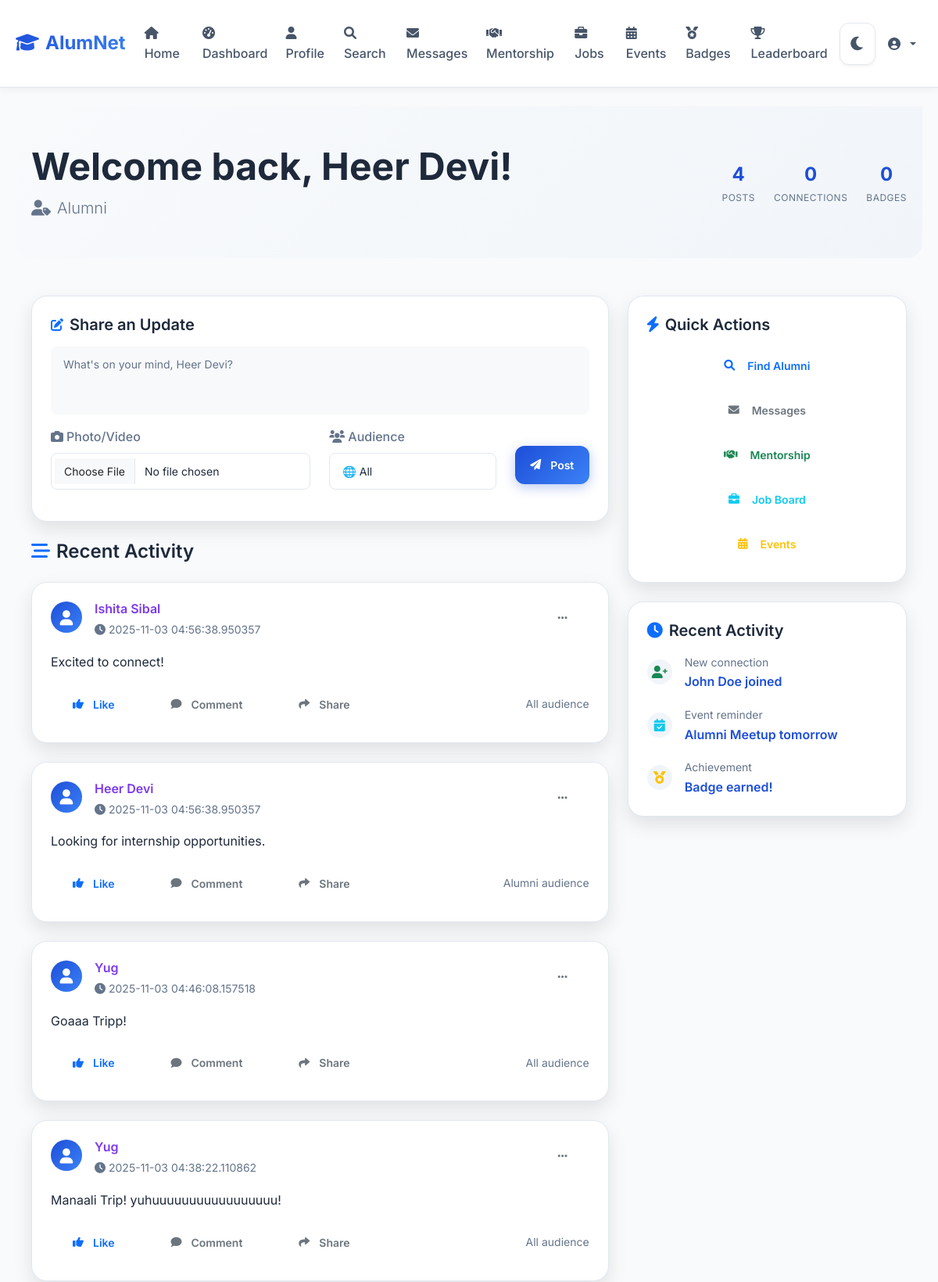
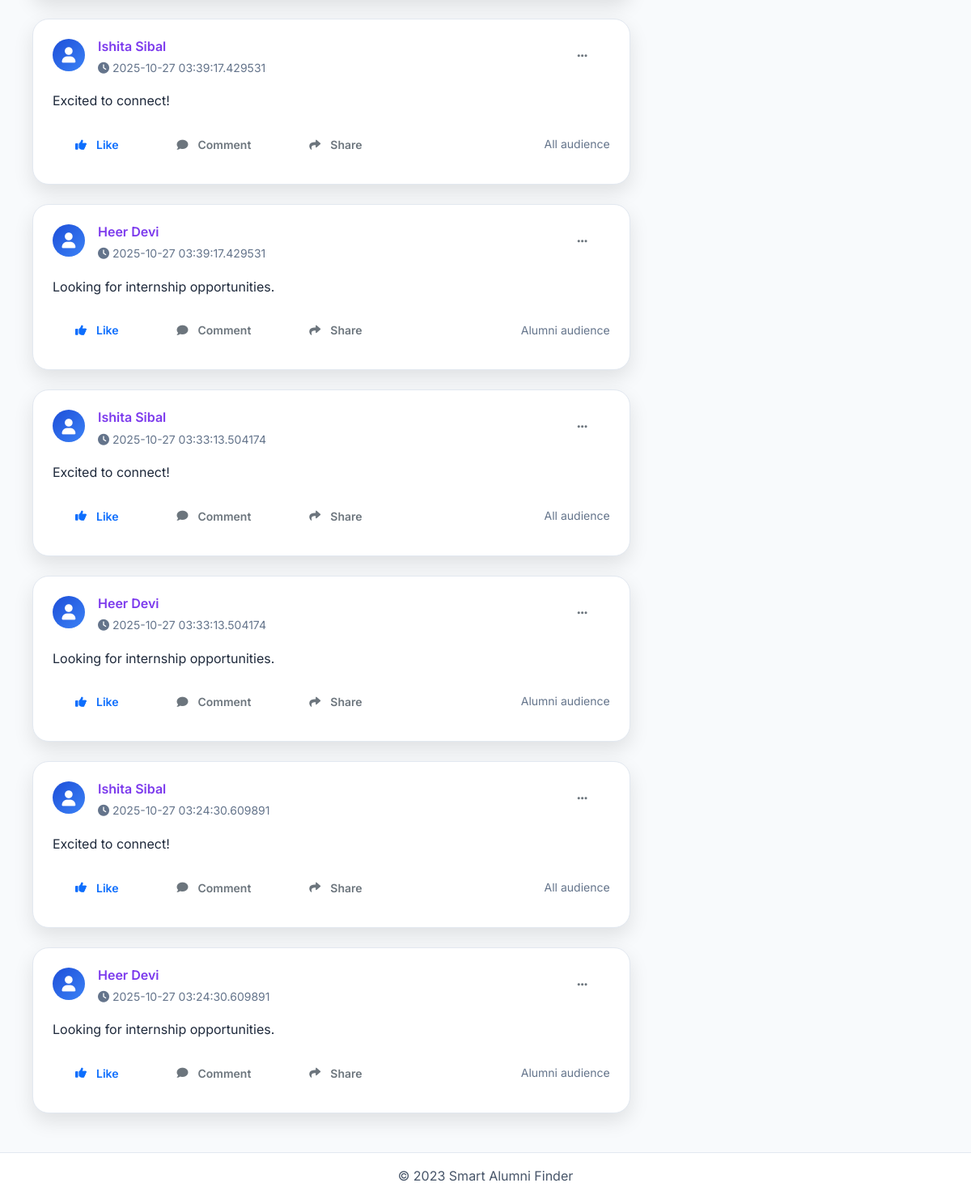
Page /dashboard (signed in) on the committed database (2 pictures, top to bottom).
### models.py (models this page shows, shortened)
class User(db.Model):
    id = db.Column(db.Integer, primary_key=True)
    username = db.Column(db.String(80), unique=True, nullable=False)
    email = db.Column(db.String(120), unique=True, nullable=False)
    password = db.Column(db.String(120), nullable=False)
    role = db.Column(db.String(20), nullable=False)  # student, alumni, faculty
    alumni_id = db.Column(db.String(20), unique=True, nullable=True)  # For alumni
    faculty_id = db.Column(db.String(20), unique=True, nullable=True)  # For faculty
    batch_year = db.Column(db.Integer, nullable=True)
    skills = db.Column(db.Text, nullable=True)  # comma-separated
    created_at = db.Column(db.DateTime, default=datetime.utcnow)

class Post(db.Model):
    id = db.Column(db.Integer, primary_key=True)
    user_id = db.Column(db.Integer, db.ForeignKey('user.id'), nullable=False)
    content = db.Column(db.Text, nullable=False)
    audience = db.Column(db.String(20), nullable=False)  # students, alumni, teachers, all
    media_type = db.Column(db.String(10), nullable=True)  # image, video
    media_path = db.Column(db.String(200), nullable=True)  # path to uploaded file
    timestamp = db.Column(db.DateTime, default=datetime.utcnow)
    user = db.relationship('User', backref=db.backref('posts', lazy=True))

### app.py (the view)
@app.route('/dashboard')
def dashboard():
    if 'user_id' not in session:
        return redirect(url_for('login'))
    user = User.query.get(session['user_id'])
    posts = Post.query.filter((Post.audience == user.role) | (Post.audience == 'all')).order_by(Post.timestamp.desc()).limit(10).all()
    posts_count = Post.query.filter_by(user_id=user.id).count()
    connections_count = Message.query.filter_by(sender_id=user.id).count() + Message.query.filter_by(receiver_id=user.id).count()
    badges_count = Badge.query.filter_by(user_id=user.id).count()
    return render_template('dashboard.html', user=user, posts=posts, posts_count=posts_count, connections_count=connections_count, badges_count=badges_count)

### templates/dashboard.html (shortened to what this page needs)
{% extends "base.html" %}
{% block content %}
<div class="dashboard-header mb-5">
    <div class="container">
        <div class="row align-items-center">
            <div class="col-md-8">
                <h1 class="display-5 fw-bold mb-2">Welcome back, {{ user.username }}!</h1>
                <p class="lead text-muted mb-0">
                    <i class="fas fa-user-tag me-2"></i>{{ user.role | title }}
                </p>
            </div>
            <div class="col-md-4 text-end">
                <div class="user-stats">
                    <div class="d-flex justify-content-end gap-4">
                        <div class="text-center">
                            <div class="stat-number">{{ posts_count or 0 }}</div>
                            <div class="stat-label">Posts</div>
                        </div>
                        <div class="text-center">
                            <div class="stat-number">{{ connections_count or 0 }}</div>
                            <div class="stat-label">Connections</div>
                        </div>
                        <div class="text-center">
                            <div class="stat-number">{{ badges_count or 0 }}</div>
                            <div class="stat-label">Badges</div>
                        </div>
                    </div>
                </div>
            </div>
        </div>
    </div>
</div>
<div class="container">
    <div class="row">
        <div class="col-lg-8">
            <div class="card shadow-lg mb-4 rounded-xl">
                <div class="card-body p-4">
                    <div class="d-flex align-items-center mb-3">
                        <i class="fas fa-edit text-primary me-2"></i>
                        <h5 class="card-title mb-0">Share an Update</h5>
                    </div>
                    <form method="POST" action="{{ url_for('create_post') }}" enctype="multipart/form-data">
                        <div class="mb-3">
                            <textarea name="content" class="form-control form-control-lg border-0 bg-light"
                                      placeholder="What's on your mind, {{ user.username }}?" required rows="3"
                                      style="resize: none;"></textarea>
                        </div>
                        <div class="row align-items-center">
                            <div class="col-md-6">
                                <div class="mb-3">
                                    <label for="media" class="form-label text-muted mb-2">
                                        <i class="fas fa-camera me-1"></i>Photo/Video
                                    </label>
                                    <input type="file" name="media" id="media" class="form-control"
                                           accept="image/*,video/*">
                                </div>
                            </div>
                            <div class="col-md-4">
                                <div class="mb-3">
                                    <label for="audience" class="form-label text-muted mb-2">
                                        <i class="fas fa-users me-1"></i>Audience
                                    </label>
                                    <select name="audience" id="audience" class="form-select">
                                        <option value="all">🌐 All</option>
                                    </select>
                                </div>
                            </div>
                            <div class="col-md-2">
                                <button type="submit" class="btn btn-primary w-100">
                                    <i class="fas fa-paper-plane me-1"></i>Post
                                </button>
                            </div>
                        </div>
                    </form>
                </div>
            </div>
            <h4 class="mb-4">
                <i class="fas fa-stream me-2 text-primary"></i>Recent Activity
            </h4>
            {% for post in posts %}
            <div class="card shadow-lg mb-4 rounded-xl post-card">
                <div class="card-body p-4">
                    <div class="d-flex align-items-start mb-3">
                        <div class="avatar-circle me-3">
                            <i class="fas fa-user"></i>
                        </div>
                        <div class="flex-grow-1">
                            <div class="d-flex justify-content-between align-items-start">
                                <div>
                                    <h6 class="mb-1 fw-semibold">{{ post.user.username }}</h6>
                                    <small class="text-muted">
                                        <i class="fas fa-clock me-1"></i>{{ post.timestamp }}
                                    </small>
                                </div>
                                <div class="dropdown">
                                    <button class="btn btn-sm btn-outline-secondary border-0" type="button" data-bs-toggle="dropdown">
                                        <i class="fas fa-ellipsis-h"></i>
                                    </button>
                                </div>
                            </div>
                        </div>
                    </div>
                    <p class="card-text mb-3">{{ post.content }}</p>
                    <div class="post-actions d-flex justify-content-between align-items-center">
                        <div class="d-flex gap-3">
                            <button class="btn btn-sm btn-outline-primary border-0">
                                <i class="fas fa-thumbs-up me-1"></i>Like
                            </button>
                            <button class="btn btn-sm btn-outline-secondary border-0">
                                <i class="fas fa-comment me-1"></i>Comment
                            </button>
                            <button class="btn btn-sm btn-outline-secondary border-0">
                                <i class="fas fa-share me-1"></i>Share
                            </button>
                        </div>
                        <small class="text-muted">{{ post.audience | title }} audience</small>
                    </div>
                </div>
            </div>
            {% endfor %}
        </div>
        <div class="col-lg-4">
            <div class="card shadow-lg mb-4 rounded-xl">
                <div class="card-body p-4">
                    <h5 class="card-title mb-3">
                        <i class="fas fa-bolt text-primary me-2"></i>Quick Actions
                    </h5>
                    <div class="d-grid gap-2">
                        <a href="{{ url_for('search') }}" class="btn btn-outline-primary">
                            <i class="fas fa-search me-2"></i>Find Alumni
                        </a>
                        <a href="{{ url_for('messages') }}" class="btn btn-outline-secondary">
                            <i class="fas fa-envelope me-2"></i>Messages
                        </a>
                        <a href="{{ url_for('mentorship') }}" class="btn btn-outline-success">
                            <i class="fas fa-handshake me-2"></i>Mentorship
                        </a>
                        <a href="{{ url_for('jobs') }}" class="btn btn-outline-info">
                            <i class="fas fa-briefcase me-2"></i>Job Board
                        </a>
                        <a href="{{ url_for('events') }}" class="btn btn-outline-warning">
                            <i class="fas fa-calendar-alt me-2"></i>Events
                        </a>
                    </div>
                </div>
            </div>
            <div class="card shadow-lg rounded-xl">
                <div class="card-body p-4">
                    <h5 class="card-title mb-3">
                        <i class="fas fa-clock text-primary me-2"></i>Recent Activity
                    </h5>
                    <div class="activity-list">
                        <div class="activity-item d-flex align-items-center mb-3">
                            <div class="activity-icon me-3">
                                <i class="fas fa-user-plus text-success"></i>
                            </div>
                            <div>
                                <small class="text-muted">New connection</small>
                                <div class="fw-semibold">John Doe joined</div>
                            </div>
                        </div>
                        <div class="activity-item d-flex align-items-center mb-3">
                            <div class="activity-icon me-3">
                                <i class="fas fa-calendar-check text-info"></i>
                            </div>
                            <div>
                                <small class="text-muted">Event reminder</small>
                                <div class="fw-semibold">Alumni Meetup tomorrow</div>
                            </div>
                        </div>
                        <div class="activity-item d-flex align-items-center">
                            <div class="activity-icon me-3">
                                <i class="fas fa-medal text-warning"></i>
                            </div>
                            <div>
                                <small class="text-muted">Achievement</small>
                                <div class="fw-semibold">Badge earned!</div>
                            </div>
                        </div>
                    </div>
                </div>
            </div>
        </div>
    </div>
</div>
{% endblock %}

### static/css/style.css (style rules this page uses)
:root { --primary-light: #1d4ed8; --primary-dark: #3b82f6; --accent-light: #7c3aed; --accent-dark: #a78bfa; --success-light: #059669; --success-dark: #10b981; --error-light: #dc2626; --error-dark: #ef4444; --background: #f8fafc; --surface: #ffffff; --surface-hover: #f1f5f9; --text-primary: #1e293b; --text-secondary: #475569; --text-muted: #64748b; --border: #e2e8f0; --border-hover: #cbd5e1; --shadow: rgba(0, 0, 0, 0.05); --shadow-hover: rgba(0, 0, 0, 0.1); --gradient-primary: linear-gradient(135deg, #1d4ed8, #3b82f6); --gradient-accent: linear-gradient(135deg, #7c3aed, #a78bfa); }
* { box-sizing: border-box; }
body { background: var(--background); color: var(--text-primary); font-family: 'Inter', -apple-system, BlinkMacSystemFont, 'Segoe UI', Roboto, sans-serif; line-height: 1.6; margin: 0; min-height: 100vh; transition: background-color 0.3s ease, color 0.3s ease; }
.container { max-width: 1200px; margin: 0 auto; padding: 0 24px; }
h1, h2, h3, h4, h5, h6 { font-weight: 600; line-height: 1.2; margin: 0 0 16px 0; }
h1 { font-size: 2.25rem; }
p { margin: 0 0 16px 0; }
.card { background: var(--surface); border: 1px solid var(--border); border-radius: 16px; box-shadow: 0 4px 6px var(--shadow); transition: all 0.3s ease; margin-bottom: 24px; overflow: hidden; }
.card-body { padding: 24px; }
.card-title { color: var(--text-primary); margin-bottom: 16px; }
.btn { border-radius: 12px; font-weight: 600; font-size: 0.875rem; padding: 14px 28px; text-decoration: none; transition: all 0.3s ease; border: none; cursor: pointer; display: inline-flex; align-items: center; justify-content: center; gap: 8px; position: relative; overflow: hidden; }
.btn::before { content: ''; position: absolute; top: 0; left: -100%; width: 100%; height: 100%; background: linear-gradient(90deg, transparent, rgba(255,255,255,0.2), transparent); transition: left 0.5s; }
.btn-primary { background: var(--gradient-primary); color: white; box-shadow: 0 4px 15px rgba(29, 78, 216, 0.3); }
.form-control { background: var(--surface); border: 1px solid var(--border); border-radius: 8px; color: var(--text-primary); font-size: 0.875rem; padding: 12px 16px; transition: border-color 0.2s ease, box-shadow 0.2s ease; width: 100%; }
.form-control::placeholder { color: var(--text-muted); }
.form-select { background: var(--surface); border: 1px solid var(--border); border-radius: 8px; color: var(--text-primary); font-size: 0.875rem; padding: 12px 16px; transition: border-color 0.2s ease, box-shadow 0.2s ease; width: 100%; }
.form-select option { background: var(--surface); color: var(--text-primary); }
.form-label { color: var(--text-primary); font-weight: 500; margin-bottom: 8px; display: block; }
textarea::placeholder, input::placeholder, select::placeholder { color: var(--text-muted) !important; opacity: 1; }
.row { display: flex; flex-wrap: wrap; margin: 0 -12px; }
.col-md-8, .col-md-4 { padding: 0 12px; }
.col-md-8 { flex: 0 0 66.666667%; max-width: 66.666667%; }
.col-md-4 { flex: 0 0 33.333333%; max-width: 33.333333%; }
@media (max-width: 1200px) { .container { max-width: 100%; padding: 0 20px; } }
.text-center { text-align: center; }
.text-muted { color: var(--text-muted) !important; }
.mb-3 { margin-bottom: 16px; }
.mb-4 { margin-bottom: 24px; }
.w-100 { width: 100%; }
.d-flex { display: flex; }
.align-items-center { align-items: center; }
.shadow-lg { box-shadow: 0 10px 25px var(--shadow-hover) !important; }
.rounded-xl { border-radius: 20px !important; }
.fw-semibold { color: var(--primary-light) !important; font-weight: 600 !important; }
h6.fw-semibold { color: var(--accent-light) !important; font-size: 1rem; }
.card-text, .message-content, .job-description, .event-description, .post-content { color: var(--text-primary) !important; }

### templates/dashboard.html (style rules this page uses)
.dashboard-header { background: linear-gradient(135deg, var(--background) 0%, var(--surface-hover) 100%); padding: 3rem 0; border-radius: 0 0 20px 20px; }
.stat-number { font-size: 1.5rem; font-weight: 700; color: var(--primary-light); }
.stat-label { font-size: 0.75rem; color: var(--text-muted); text-transform: uppercase; letter-spacing: 0.5px; }
.avatar-circle { width: 40px; height: 40px; border-radius: 50%; background: var(--gradient-primary); display: flex; align-items: center; justify-content: center; color: white; font-size: 1.2rem; }
.activity-icon { width: 32px; height: 32px; border-radius: 50%; background: var(--surface-hover); display: flex; align-items: center; justify-content: center; }

### rows in the picture
User: username "Heer Devi", role "Alumni", content "What's on your mind, Heer Devi?"
Post: user.username "Ishita Sibal", timestamp "2025-11-03 04:56:38.950357", content "Excited to connect!", audience "All"
Post: user.username "Heer Devi", timestamp "2025-11-03 04:56:38.950357", content "Looking for internship opportunities.", audience "Alumni"
Post: user.username "Yug", timestamp "2025-11-03 04:46:08.157518", content "Goaaa Tripp!", audience "All"
Post: user.username "Yug", timestamp "2025-11-03 04:38:22.110862", content "Manaali Trip! yuhuuuuuuuuuuuuuuuuu!", audience "All"
Post: user.username "Ishita Sibal", timestamp "2025-10-27 03:39:17.429531", content "Excited to connect!", audience "All"
Post: user.username "Heer Devi", timestamp "2025-10-27 03:39:17.429531", content "Looking for internship opportunities.", audience "Alumni"
Post: user.username "Ishita Sibal", timestamp "2025-10-27 03:33:13.504174", content "Excited to connect!", audience "All"
Post: user.username "Heer Devi", timestamp "2025-10-27 03:33:13.504174", content "Looking for internship opportunities.", audience "Alumni"
Post: user.username "Ishita Sibal", timestamp "2025-10-27 03:24:30.609891", content "Excited to connect!", audience "All"
Post: user.username "Heer Devi", timestamp "2025-10-27 03:24:30.609891", content "Looking for internship opportunities.", audience "Alumni"

### other values in the picture
{{ posts_count or 0 }} "4"
{{ connections_count or 0 }} "0"
{{ badges_count or 0 }} "0"
